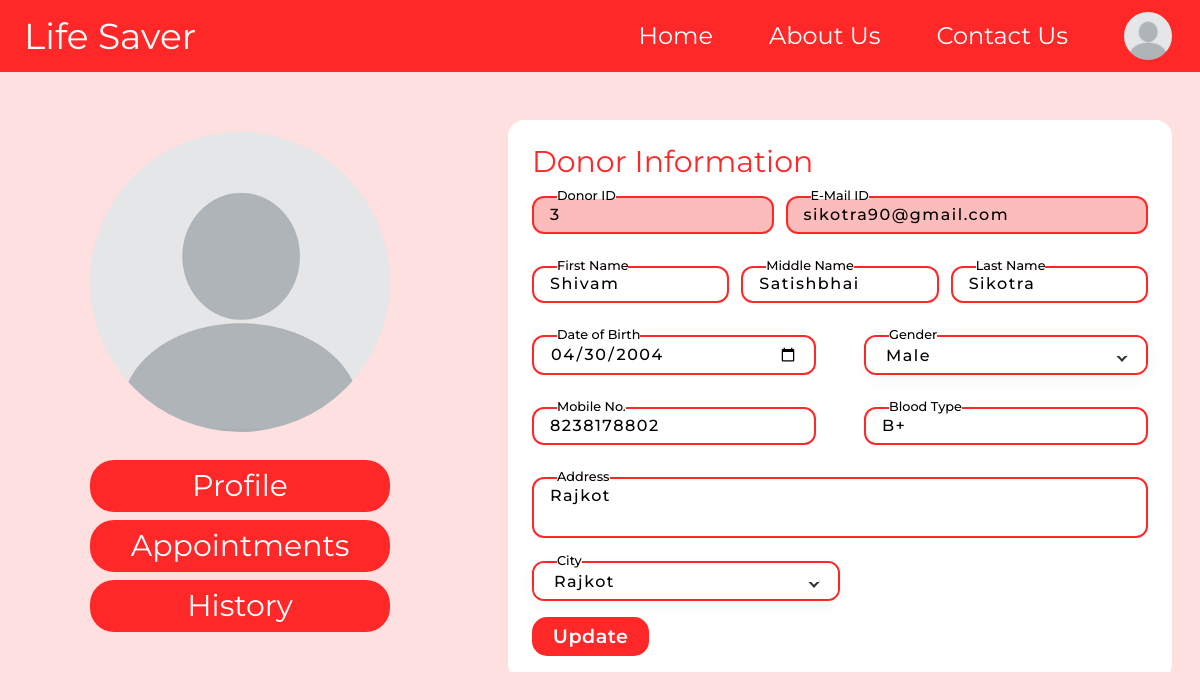
/profile (signed in), run on the app's committed database.
### app/models.py (models this page shows, shortened)
class Donor(UserMixin,db.Model):
    donor_id = db.Column(db.Integer, primary_key=True, autoincrement=True)
    d_email_id = db.Column(db.String(120), db.ForeignKey('r_donor.d_email_id'))
    first_name = db.Column(db.String(50), nullable=False)
    middle_name = db.Column(db.String(50), nullable=False)
    last_name = db.Column(db.String(50), nullable=False)
    date_of_birth = db.Column(db.Date, nullable=False)
    gender = db.Column(db.String(10), nullable=False)
    contact_phone = db.Column(db.Integer, nullable=False)
    contact_address = db.Column(db.String(300), nullable=False)
    city = db.Column(db.String(20), nullable=False)
    blood_type = db.Column(db.String(5), nullable=False)
    r_donor = db.relationship("RDonor", backref="donors")

class RDonor(UserMixin, db.Model):
    d_email_id = db.Column(db.String(100), primary_key=True)
    name = db.Column(db.String(50), nullable=False)
    city = db.Column(db.String(50), nullable=False)
    contact_phone = db.Column(db.String(15), nullable=False)
    password_hash = db.Column(db.String(128), nullable=False)
    roles = ['donor']
    def has_role(self, role):
        return role in self.roles

### app/routes.py (the view, shortened to what this page needs)
@app.route('/profile', methods=['GET', 'POST'])
@login_required
@user_required
def profile():
    data = Donor.query.filter_by(d_email_id=current_user.d_email_id).first()
    results = None
    if data is None:
        src = "../static/images/profile.png"
        fr=None
        results=None
    else:
        results = DonationAppointment.query.filter_by(donor_id=data.donor_id).order_by(
        desc(DonationAppointment.appointment_date), desc(DonationAppointment.appointment_time)
    ).all()
        donor_appointment_ids = [result.appointment_id for result in results]
        fr = DonationAppointment.query.filter(DonationAppointment.appointment_id.in_(donor_appointment_ids),DonationAppointment.ddone == True).all()
        donor_id = data.donor_id
        allowed_extensions = ['jpg', 'jpeg', 'png']
        for extension in allowed_extensions:
            image_path = f"/home/MHADJANGO/BBMS/app/static/images/{donor_id}.{extension}"
            if os.path.isfile(image_path) == True:
                src = f"../static/images/{donor_id}.{extension}"
                break
        else:
            src = "../static/images/profile.png"
    return render_template('Donor/profile.html', email=current_user, data=data,  src = src, results = results, cities=cities,fr = fr)

### app/routes.py (called while the page is built, shortened)
def user_required(f):
    @wraps(f)
    def decorated_function(*args, **kwargs):
        if current_user.is_authenticated:
            if current_user.has_role('donor'):
                return f(*args, **kwargs)
            else:
                return redirect(url_for('Admin'))
        else:
            return f(*args, **kwargs)
    return decorated_function

@login_manager.user_loader
def load_user(user_id):
    donor = RDonor.query.get(user_id)
    if donor:
        return donor

### app/templates/Donor/profile.html (shortened to what this page needs)
<!DOCTYPE html>
<html lang="en" class="box-border  ">
<head>
  <script src="https://cdn.tailwindcss.com"></script>
  <link rel="stylesheet" href="{{ url_for('static', filename='profile.css') }}" />
</head>
<body class="bg-[#FFE0E0]">
  <nav class="bg-[#FF2828] w-full flex py-[12px] text-white text-[24px] max-[830px]:hidden">
    <div
      class="flex items-center w-[20%] ml-6 text-4xl hover:tracking-[0.1em] transition-all duration-700 cursor-pointer">
      <a href="{{url_for('index')}}">Life Saver</a>
    </div>
    <div class="flex w-[80%] justify-end items-center">
      <div class="cursor-pointer hover:border-b-2 hover:border-white transition-all duration-100 mx-7">
        <a href="{{url_for('index')}}">Home</a>
      </div>
      <div class="cursor-pointer hover:border-b-2 hover:border-white transition-all duration-100 mx-7">
        <a href="{{url_for('about')}}">About Us</a>
      </div>
      <div class="cursor-pointer hover:border-b-2 hover:border-white transition-all duration-100 mx-7">
        <a href="{{url_for('contact')}}">Contact Us</a>
      </div>
      <div class="nav-btn p-dropdown input">
        <div class="temp flex items-center">
          <button class="inline mx-[28px]" onclick="showItemS()">
            <img src="{{ src }}" id="profile-pic-main" alt=""
              class="rounded-full bg-[#d9d9d9] w-[48px] h-[48px] cursor-pointer" />
          </button>
        </div>
      </div>
    </div>
  </nav>
  <div class="p-container mt-5 flex    mb-[0rem]">
    <div class="left w-[40%] p-10">
      <div class="flex flex-col items-center text-3xl   max-[750px]:text-2xl ">
        <div class="pp">
          <img src="{{ src }}" id="profile-pic" alt="" class="w-[300px] h-[300px] rounded-full bg-[#d9d9d9]
              cursor-pointer max-[430px]:w-[250px] max-[430px]:h-[250px]" />
        </div>
        <div
          class="mt-7 py-2 w-3/4 max-[1095px]:w-[40%] max-[580px]:w-[60%] max-[420px]:w-[80%] max-[355px]:w-[90%] rounded-3xl bg-[#ff2828] text-white text-center">
          <a href="#donor-info" class="block">Profile</a>
        </div>
        <div
          class="t mt-2 py-2 w-3/4 max-[1095px]:w-[40%] max-[580px]:w-[60%] max-[420px]:w-[80%] max-[355px]:w-[90%]  rounded-3xl bg-[#ff2828] text-white text-center">
          <a href="#appointment" class="block">Appointments</a>
        </div>
        <div
          class="mt-2 py-2 w-3/4 max-[1095px]:w-[40%] max-[580px]:w-[60%] max-[420px]:w-[80%] max-[355px]:w-[90%]  rounded-3xl bg-[#ff2828] text-white text-center ">
          <a href="#history" class="block">History</a>
        </div>
      </div>
    </div>
    <div
      class="right w-[60%] min-[1095px]:aspect-[18/13]  min-[1095px]:overflow-y-scroll min-[1095px]:snap-y min-[1095px]:snap-mandatory  p-7 scroll-smooth ">
      <div id="donor-info" class="mx-auto w-[100%] text-[#ff2828] bg-white rounded-2xl p-6">
        <h1 class="text-3xl max-[614px]:text-center max-[430px]:text-2xl  ">Donor Information</h1>
        <form action="\profile" method="post" class="">
          <div class="top flex space-x-3 justify-between max-[614px]:flex-col max-[614px]:space-x-0 ">
            <div class="donor-id input-container w-[40%] max-[615px]:w-full">
              <input type="text" name="ID" class="input select-none" readonly value="{{ data.donor_id }}" required />
              <label for="">Donor ID</label>
              <span>Donor ID</span>
            </div>
            <div class="mail-id input-container w-[60%] max-[615px]:w-full">
              <input type="text" name="email" class="input" value="{{ email.d_email_id }}" readonly required />
              <label for="">E-Mail ID</label>
              <span>E-Mail ID</span>
            </div>
          </div>
          <div class="name flex space-x-3 max-[614px]:flex-col max-[614px]:space-x-0">
            <div class="input-container w-1/3 max-[615px]:w-full">
              <input type="text" name="Fname" class="input" value="{{ data.first_name }}" required />
              <label for="">First Name</label>
              <span>First Name</span>
            </div>
            <div class="input-container w-1/3 max-[615px]:w-full">
              <input type="text" name="Mname" class="input" value="{{ data.middle_name }}" required />
              <label for="">Middle Name</label>
              <span>Middle Name</span>
            </div>
            <div class="input-container w-1/3 max-[615px]:w-full">
              <input type="text" name="Lname" class="input" value="{{ data.last_name }}" required />
              <label for="">Last Name</label>
              <span>Last Name</span>
            </div>
          </div>
          <div class="dob flex space-x-12 max-[614px]:flex-col max-[614px]:space-x-0">
            <div class="input-container w-1/2 max-[615px]:w-full focus">
              <input type="date" name="DOB" class="date" value="{{ data.date_of_birth }}" required />
              <label for="">Date of Birth</label>
              <span>Date of Birth</span>
            </div>
            <div class="input-container w-1/2 max-[615px]:w-full focus">
              <div class="dropdown input">
                <input type="text" class="textBox
                " value="{{ data.gender }}" readonly name="gender" required />
              </div>
              <label for="">Gender</label>
              <span>Gender</span>
            </div>
          </div>
          <div class="name flex space-x-12 max-[614px]:flex-col max-[614px]:space-x-0">
            <div class="input-container w-1/2 max-[615px]:w-full">
              <input type="text" name="mob" class="input" value="{{ data.contact_phone }}" required />
              <label for="">Mobile No.</label>
              <span>Mobile No.</span>
            </div>
            <div class="input-container w-1/2 max-[615px]:w-full">
              <div class="{% if data is none %}dropdown{% endif %} input">
                <input type="text" class="textBoxBlood" value="{{ data.blood_type }}" readonly name="Btype" required
                  readonly />
              </div>
              <label for="">Blood Type</label>
              <span>Blood Type</span>
            </div>
          </div>
          <div class="input-container textarea">
            <textarea name="address" class="input" required>
{{ data.contact_address }}</textarea>
            <label for="">Address</label>
            <span>Address</span>
          </div>
          <div class="city-name flex -mt-[1rem] ">
            <div class="input-container w-1/2 max-[615px]:w-full">
              <div class="dropdown input">
                <input type="text" class="textBoxCity" value="{{ data.city }}" name="city" id="CitytextBox" required />
              </div>
              <label for="">City</label>
              <span>City</span>
            </div>
          </div>
          <input type="submit" value="Update" class="btnupdate bg-[#ff2828]" {% if data is none %}onclick="return confirmUpdate()"{% endif %} />
        </form>
      </div>
    </div>
  </div>
</body>
</html>

### app/static/profile.css (style rules this page uses)
body { font-family: 'Montserrat', sans-serif; }
:root { --text-sm:1rem; --text-md:2rem; --text-lg:2.5rem; --text-elg:3rem; --text-xxl:3.5rem; --border-rad-main:1.5rem; --border-rad:2rem; --primary-color:#ff2828; }
.input-container { position: relative; margin:1rem 0; }
.input-container input { width:100%; }
.input-container .input, .input-container .gender, .input-container .date { width:100%; outline: none; background: none; border: 2px solid #ff2828; color:black; padding: 0.3rem 1rem; font-weight: 500; font-size: 1rem; letter-spacing: 1.5px; border-radius: 12px; transition: 0.3s; }
.donor-id .input, .personal-details .input, .mail-id .input { background-color: #fa4a4a5e; }
textarea.input { padding: 0.8rem 1.2rem; border-radius:22px; resize: none; overflow-y: auto; }
.input-container label { position: absolute; top:50%; left:15px; transform: translateY(-50%); padding: 0 0rem; color:black; font-weight: 500; pointer-events: none; z-index: 1000; transition: 0.5s; font-size: 1.1rem; }
.input-container.textarea label { top:0.7rem; transform: translateY(0); }
.btnupdate { padding: 0.6rem 1.30rem; font-size: 1.2rem; font-weight: 600; color: white; line-height: 1; letter-spacing: 0.03rem; border-radius: 15px; outline: none; cursor: pointer; transition: 0.5s ease-in-out; margin: 0; }
.input-container span { position: absolute; top:0; left:25px; transform: translateY(-50%); font-size: 0.8rem; padding: 0 0rem; color:transparent; font-weight: 500; pointer-events: none; z-index: 500; transition: 0.5s; }
.input-container span::before, .input-container span::after { content: ""; position: absolute; width: 10%; opacity: 0; transition: 0.3s; height: 5px; background-color: #fff; top:50%; transform: translateY(-50%); }
.input-container span::before { left: 50%; }
.input-container span::after { right: 50%; }
.input-container.focus label { top:0; transform: translateY(-50%); left:25px; font-size: 0.8rem; }
.input-container.focus span::before, .input-container.focus span::after { width: 50%; opacity: 1; }
.pp { position: relative; border-radius: 50%; }
.p-dropdown { position: relative; }
.dropdown { position: relative; width: 300px; height: 40px; }
.dropdown::before { content: ""; position: absolute; width:8px; height: 8px; right:20px; top:15px; z-index: 10; border: 2px solid #333; border-top: 2px solid #fff; border-right: 2px solid #fff; transform: rotate(-45deg); transition: 0.5s; pointer-events: none; }
.dropdown input { position: absolute; outline: none; border: none; top:0; left:0; width:100%; height: 100%; cursor: pointer; background: #fff; box-shadow: 0 5px 20px rgba(0,0,0,0.05); padding: 12px 20px; border-radius: 10px; }

### data on the page
Donor: ID "3", Fname "Shivam", Mname "Satishbhai", Lname "Sikotra", DOB "04/30/2004", gender "Male", mob "8238178802", Btype "B+", address "Rajkot", city "Rajkot"
RDonor: email "sikotra90@gmail.com"
